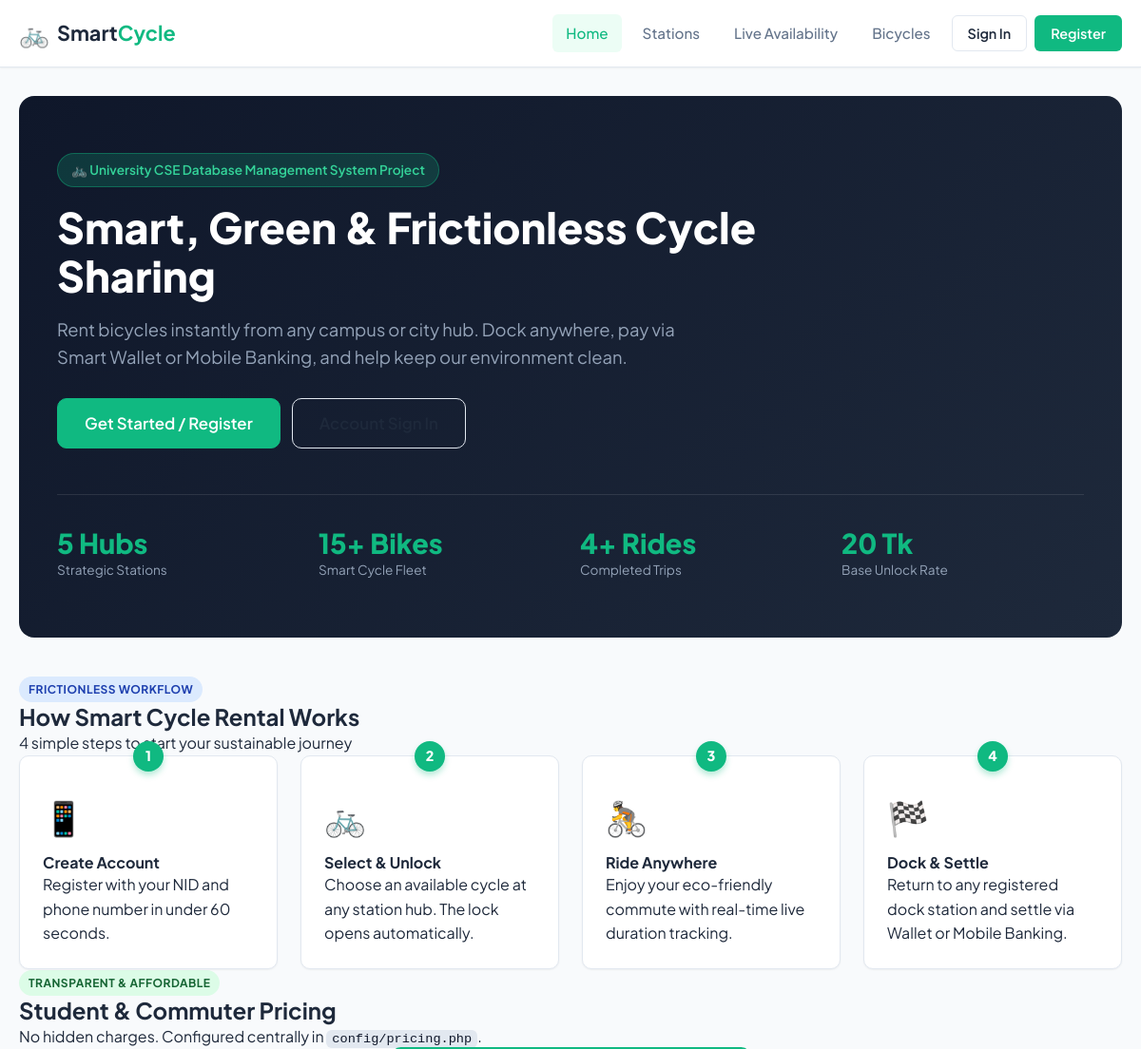
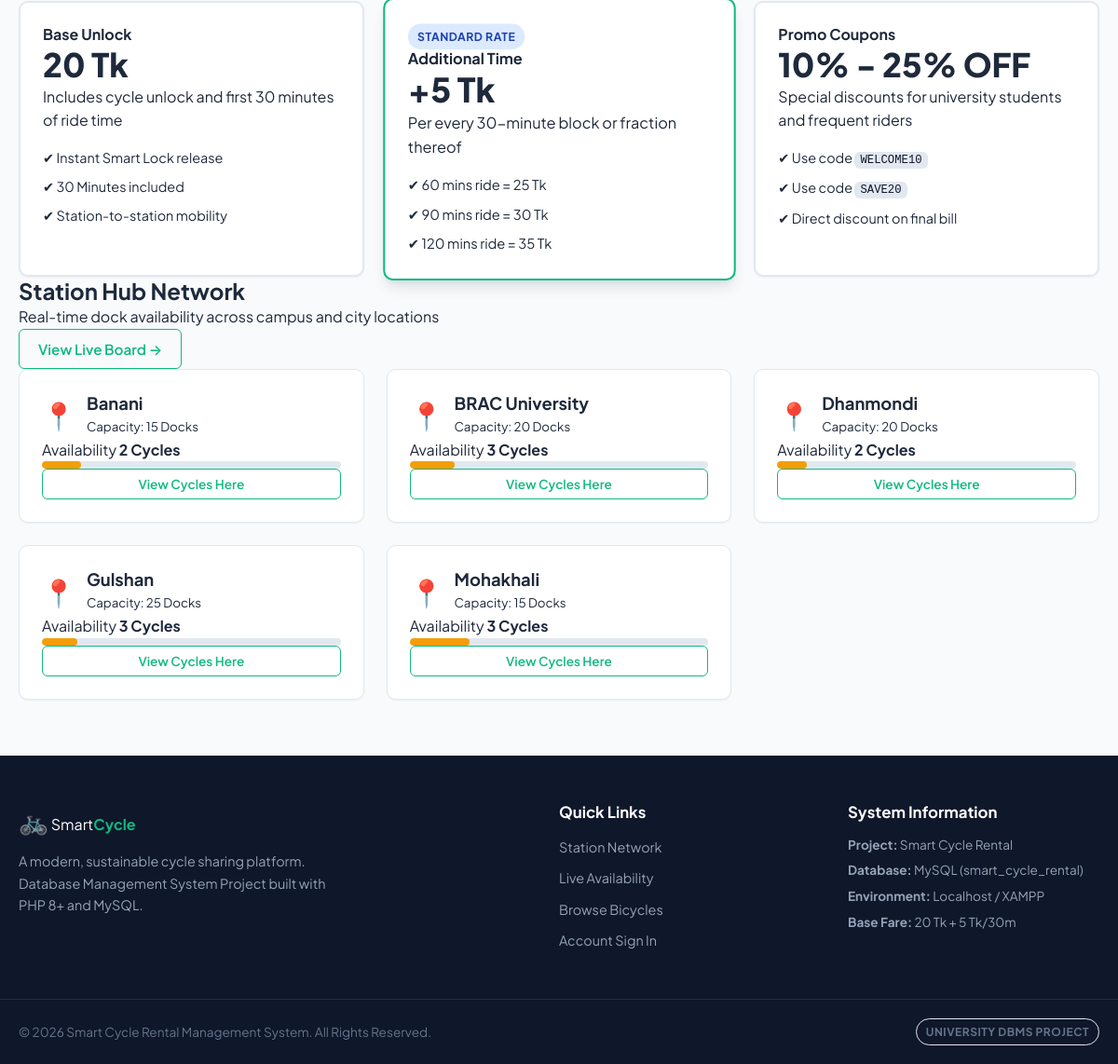
The page / on the database its author committed (2 pictures, top to bottom).
### tables this page shows
CREATE TABLE `station` (
    `Location` VARCHAR(100) PRIMARY KEY,
    `capacity` INT NOT NULL DEFAULT 10,
    `User_id` INT NULL,
    `created_at` TIMESTAMP DEFAULT CURRENT_TIMESTAMP,
    CONSTRAINT `fk_station_manager` FOREIGN KEY (`User_id`) 
        REFERENCES `user` (`user_id`) ON DELETE SET NULL ON UPDATE CASCADE
);

### includes/auth.php (called while the page is built, shortened)
<?php
function isLoggedIn(): bool {
    return isset($_SESSION['user_id']) && !empty($_SESSION['user_id']);
}

### index.php (the view, shortened to what this page needs)
<?php
require_once __DIR__ . '/config/database.php';
require_once __DIR__ . '/includes/auth.php';
$totalBikes = (int)$pdo->query("SELECT COUNT(*) FROM bicycle")->fetchColumn();
$totalStations = (int)$pdo->query("SELECT COUNT(*) FROM station")->fetchColumn();
$totalRentals = (int)$pdo->query("SELECT COUNT(*) FROM rental_trans WHERE status = 'Completed'")->fetchColumn();
$stations = $pdo->query("
    SELECT s.Location, s.capacity, COALESCE(a.cycle_availability, 0) AS cycle_availability
    FROM station s
    LEFT JOIN availability a ON s.Location = a.Location
    ORDER BY s.Location ASC
    LIMIT 6
")->fetchAll();
include __DIR__ . '/includes/header.php';
?>
<section class="hero-section">
    <div class="hero-content">
        <div class="hero-badge">🚲 University CSE Database Management System Project</div>
        <h1 class="hero-title">Smart, Green & Frictionless Cycle Sharing</h1>
        <p class="hero-subtitle">
            Rent bicycles instantly from any campus or city hub. Dock anywhere, pay via Smart Wallet or Mobile Banking, and help keep our environment clean.
        </p>
        <div class="hero-buttons">
            <?php if (isLoggedIn()): ?>
                <a href="dashboard.php" class="btn btn-primary btn-lg">Go to My Dashboard →</a>
                <a href="cycles.php" class="btn btn-outline-nav btn-lg ml-2">Browse Fleet</a>
            <?php else: ?>
                <a href="register.php" class="btn btn-primary btn-lg">Get Started / Register</a>
                <a href="login.php" class="btn btn-outline-nav btn-lg ml-2">Account Sign In</a>
            <?php endif; ?>
        </div>
        <div class="hero-stats-row">
            <div class="hero-stat-item">
                <h3><?= $totalStations ?> Hubs</h3>
                <p>Strategic Stations</p>
            </div>
            <div class="hero-stat-item">
                <h3><?= $totalBikes ?>+ Bikes</h3>
                <p>Smart Cycle Fleet</p>
            </div>
            <div class="hero-stat-item">
                <h3><?= $totalRentals ?>+ Rides</h3>
                <p>Completed Trips</p>
            </div>
            <div class="hero-stat-item">
                <h3>20 Tk</h3>
                <p>Base Unlock Rate</p>
            </div>
        </div>
    </div>
</section>
<section class="section-block">
    <div class="text-center mb-5">
        <span class="badge badge-primary">Frictionless Workflow</span>
        <h2 class="section-heading mt-2">How Smart Cycle Rental Works</h2>
        <p class="text-muted">4 simple steps to start your sustainable journey</p>
    </div>
    <div class="grid grid-4">
        <div class="card step-card text-center">
            <div class="step-number">1</div>
            <div class="step-icon">📱</div>
            <h4>Create Account</h4>
            <p class="text-muted text-sm">Register with your NID and phone number in under 60 seconds.</p>
        </div>
        <div class="card step-card text-center">
            <div class="step-number">2</div>
            <div class="step-icon">🚲</div>
            <h4>Select & Unlock</h4>
            <p class="text-muted text-sm">Choose an available cycle at any station hub. The lock opens automatically.</p>
        </div>
        <div class="card step-card text-center">
            <div class="step-number">3</div>
            <div class="step-icon">🚴</div>
            <h4>Ride Anywhere</h4>
            <p class="text-muted text-sm">Enjoy your eco-friendly commute with real-time live duration tracking.</p>
        </div>
        <div class="card step-card text-center">
            <div class="step-number">4</div>
            <div class="step-icon">🏁</div>
            <h4>Dock & Settle</h4>
            <p class="text-muted text-sm">Return to any registered dock station and settle via Wallet or Mobile Banking.</p>
        </div>
    </div>
</section>
<section class="section-block bg-card-section p-4 rounded-lg my-5">
    <div class="text-center mb-4">
        <span class="badge badge-success">Transparent & Affordable</span>
        <h2 class="section-heading mt-2">Student & Commuter Pricing</h2>
        <p class="text-muted">No hidden charges. Configured centrally in <code>config/pricing.php</code>.</p>
    </div>
    <div class="grid grid-3">
        <div class="card pricing-box text-center">
            <h4 class="text-muted">Base Unlock</h4>
            <h2 class="pricing-headline text-primary mt-2">20 Tk</h2>
            <p class="text-muted text-sm">Includes cycle unlock and first 30 minutes of ride time</p>
            <ul class="pricing-features-list">
                <li>✔ Instant Smart Lock release</li>
                <li>✔ 30 Minutes included</li>
                <li>✔ Station-to-station mobility</li>
            </ul>
        </div>
        <div class="card pricing-box text-center pricing-featured">
            <div class="badge badge-primary mb-2">Standard Rate</div>
            <h4 class="text-muted">Additional Time</h4>
            <h2 class="pricing-headline text-primary mt-2">+5 Tk</h2>
            <p class="text-muted text-sm">Per every 30-minute block or fraction thereof</p>
            <ul class="pricing-features-list">
                <li>✔ 60 mins ride = 25 Tk</li>
                <li>✔ 90 mins ride = 30 Tk</li>
                <li>✔ 120 mins ride = 35 Tk</li>
            </ul>
        </div>
        <div class="card pricing-box text-center">
            <h4 class="text-muted">Promo Coupons</h4>
            <h2 class="pricing-headline text-success mt-2">10% - 25% OFF</h2>
            <p class="text-muted text-sm">Special discounts for university students and frequent riders</p>
            <ul class="pricing-features-list">
                <li>✔ Use code <code>WELCOME10</code></li>
                <li>✔ Use code <code>SAVE20</code></li>
                <li>✔ Direct discount on final bill</li>
            </ul>
        </div>
    </div>
</section>
<section class="section-block mb-5">
    <div class="d-flex justify-content-between align-items-center mb-4">
        <div>
            <h2 class="section-heading">Station Hub Network</h2>
            <p class="text-muted">Real-time dock availability across campus and city locations</p>
        </div>
        <a href="availability.php" class="btn btn-outline-primary">View Live Board →</a>
    </div>
    <div class="grid grid-3">
        <?php foreach ($stations as $st):
            $avail = (int)$st['cycle_availability'];
            $cap = (int)$st['capacity'];
            $pct = $cap > 0 ? min(100, round(($avail / $cap) * 100)) : 0;
        ?>
            <div class="card station-card">
                <div class="station-header">
                    <div class="station-icon">📍</div>
                    <div>
                        <h4 class="station-name mb-0"><?= htmlspecialchars($st['Location']) ?></h4>
                        <small class="text-muted">Capacity: <?= $cap ?> Docks</small>
                    </div>
                </div>
                <div class="station-body mt-3">
                    <div class="d-flex justify-content-between text-sm mb-1">
                        <span>Availability</span>
                        <strong><?= $avail ?> Cycles</strong>
                    </div>
                    <div class="progress-bar-track">
                        <div class="progress-bar-fill" style="width: <?= $pct ?>%; background: <?= $avail > 3 ? 'var(--primary-color)' : ($avail > 0 ? 'var(--warning-color)' : 'var(--danger-color)') ?>;"></div>
                    </div>
                </div>
                <div class="station-footer mt-3">
                    <a href="cycles.php?station=<?= urlencode($st['Location']) ?>" class="btn btn-sm btn-outline-primary btn-block">
                        View Cycles Here
                    </a>
                </div>
            </div>
        <?php endforeach; ?>
    </div>
</section>
<?php include __DIR__ . '/includes/footer.php'; ?>

### rows shown on the page
station: Location "Banani", capacity "15", avail "2", $pct 13 (drawn)
station: Location "BRAC University", capacity "20", avail "3", $pct 15 (drawn)
station: Location "Dhanmondi", capacity "20", avail "2", $pct 10 (drawn)
station: Location "Gulshan", capacity "25", avail "3", $pct 12 (drawn)
station: Location "Mohakhali", capacity "15", avail "3", $pct 20 (drawn)

### other values the page prints
$totalStations "5"
$totalBikes "15"
$totalRentals "4"
